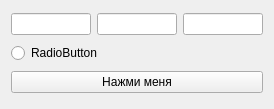
<?xml version="1.0" encoding="UTF-8"?>
<ui version="4.0">
 <class>Form</class>
 <widget class="QWidget" name="Form">
  <property name="geometry">
   <rect>
    <x>0</x>
    <y>0</y>
    <width>274</width>
    <height>109</height>
   </rect>
  </property>
  <property name="windowTitle">
   <string>Form</string>
  </property>
  <layout class="QVBoxLayout" name="verticalLayout">
   <item>
    <layout class="QHBoxLayout" name="horizontalLayout">
     <item>
      <widget class="QLineEdit" name="lineEditInput"/>
     </item>
     <item>
      <widget class="QLineEdit" name="lineEditMirror"/>
     </item>
     <item>
      <widget class="QLineEdit" name="lineEdit3"/>
     </item>
    </layout>
   </item>
   <item>
    <widget class="QRadioButton" name="radioButton">
     <property name="text">
      <string>RadioButton</string>
     </property>
    </widget>
   </item>
   <item>
    <widget class="QPushButton" name="pushButtonMirror">
     <property name="text">
      <string>Нажми меня</string>
     </property>
    </widget>
   </item>
  </layout>
 </widget>
 <resources/>
 <connections/>
</ui>
